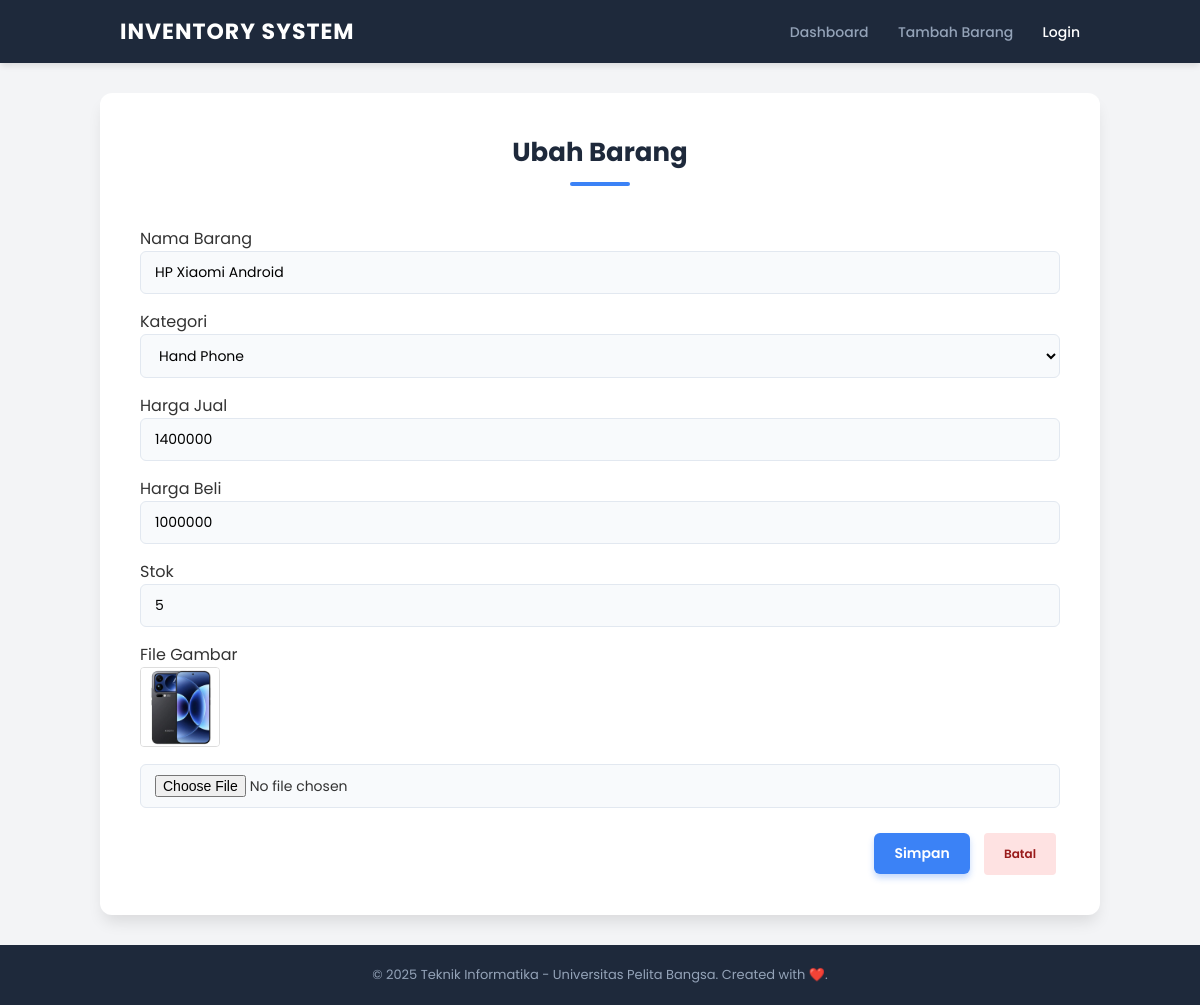
The app's page /ubah.php?id=2 with its own data.
### tables this page shows
CREATE TABLE `data_barang` (
  `id_barang` int(10) NOT NULL,
  `kategori` varchar(30) DEFAULT NULL,
  `nama` varchar(30) DEFAULT NULL,
  `gambar` varchar(100) DEFAULT NULL,
  `harga_beli` decimal(10,0) DEFAULT NULL,
  `harga_jual` decimal(10,0) DEFAULT NULL,
  `stok` int(4) DEFAULT NULL
);

### ubah.php (the view, shortened to what this page needs)
<?php
include_once 'koneksi.php';
$id = $_GET['id'];
$sql = "SELECT * FROM data_barang WHERE id_barang = '$id'";
$result = mysqli_query($conn, $sql);
$data = mysqli_fetch_array($result);
function is_select($var, $val) {
    return $var == $val ? 'selected="selected"' : '';
}
include("header.php");
?>
<h1>Ubah Barang</h1>
<div class="main">
    <form method="post" action="ubah.php" enctype="multipart/form-data">
        <div class="input">
            <label>Nama Barang</label>
            <input type="text" name="nama" value="<?= $data['nama']; ?>" required>
        </div>
        <div class="input">
            <label>Kategori</label>
            <select name="kategori">
                <option <?= is_select('Hand Phone', $data['kategori']); ?> value="Hand Phone">Hand Phone</option>
            </select>
        </div>
        <div class="input">
            <label>Harga Jual</label>
            <input type="text" name="harga_jual" value="<?= $data['harga_jual']; ?>" required>
        </div>
        <div class="input">
            <label>Harga Beli</label>
            <input type="text" name="harga_beli" value="<?= $data['harga_beli']; ?>" required>
        </div>
        <div class="input">
            <label>Stok</label>
            <input type="text" name="stok" value="<?= $data['stok']; ?>" required>
        </div>
        <div class="input">
            <label>File Gambar</label>
            <?php if(!empty($data['gambar'])): ?>
                <div style="margin-bottom: 10px;">
                    <img src="<?= $data['gambar']; ?>" alt="Gambar Saat Ini" width="80" style="border:1px solid #ddd; border-radius:4px;">
                </div>
            <?php endif; ?>
            <input type="file" name="file_gambar">
        </div>
        <div class="submit">
            <input type="submit" name="submit" value="Simpan">
            <a href="index.php" class="btn-delete" style="margin-left: 10px; padding: 12px 20px;">Batal</a>
        </div>
    </form>
</div>
<?php
include("footer.php");
?>

### style.css (style rules this page uses)
* { margin: 0; padding: 0; box-sizing: border-box; font-family: 'Poppins', sans-serif; }
body { background-color: #f3f4f6; color: #333; display: flex; flex-direction: column; min-height: 100vh; }
h1 { font-size: 26px; color: #1e293b; margin-bottom: 30px; font-weight: 700; text-align: center; position: relative; }
h1::after { content: ''; display: block; width: 60px; height: 4px; background: #3b82f6; margin: 10px auto 0; border-radius: 2px; }
.btn-add, input[type="submit"] { background-color: #3b82f6; color: white; padding: 10px 20px; border: none; border-radius: 6px; text-decoration: none; font-weight: 600; font-size: 14px; transition: 0.2s; cursor: pointer; box-shadow: 0 4px 6px rgba(59, 130, 246, 0.3); }
.search-form input[type="text"], .input input, .input select, .input input[type="file"] { padding: 10px 14px; border: 1px solid #e2e8f0; border-radius: 6px; font-size: 14px; outline: none; transition: 0.3s; width: 100%; background: #f8fafc; }
.btn-edit, .btn-delete { padding: 6px 12px; border-radius: 4px; font-size: 12px; text-decoration: none; font-weight: 600; display: inline-block; margin-right: 4px; }
.btn-delete { background: #fee2e2; color: #991b1b; }
.main { padding-top: 10px; }
.input { margin-bottom: 15px; }
.submit { margin-top: 25px; text-align: right; }

### records on screen
data_barang: nama "HP Xiaomi Android", harga_jual "1400000", harga_beli "1000000", stok "5", gambar (picture)
